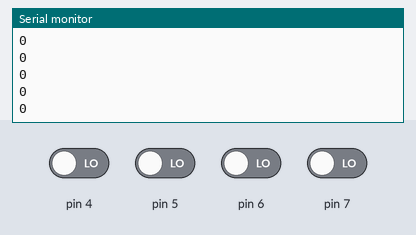
A sketch run on a simulated Arduino Uno, built with avr-gcc and run on an emulated ATmega328P. Shown: the last lines printed to the serial monitor. The inputs (shaded band) are chosen by the test bench; at power-on: pin 4–7 LOW.

Above: at 1.2 s.
1.3 s: pin 4 driven HIGH
At 2.0 s:
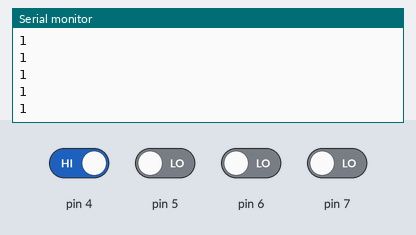
2.8 s: pin 5 driven HIGH
At 3.3 s:
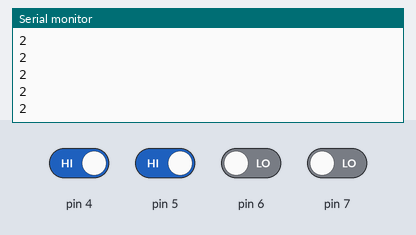
4.3 s: pin 6 driven HIGH
At 5.0 s:
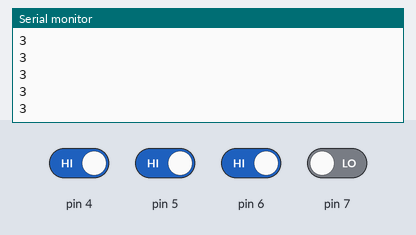
5.8 s: pin 7 driven HIGH
At 6.7 s:
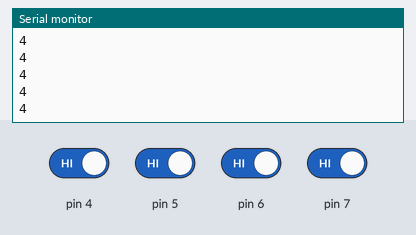
Timing chart, 0 to 7.8 s (numbered marks = the images above; inputs shaded):
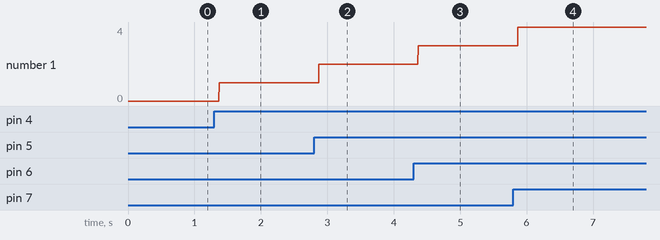

The sketch:

test2.ino
```cpp
void setup() {
  Serial.begin(9600);
  pinMode(4, INPUT);
  pinMode(5, INPUT);
  pinMode(6, INPUT);
  pinMode(7, INPUT);
}

void loop() {
  int p1 = digitalRead(4);
  int p2 = digitalRead(5);
  int p3 = digitalRead(6);
  int p4 = digitalRead(7);
  Serial.println(p1 + p2 + p3 + p4);
}
```

Measured:
- after the input at 1.3 s, the serial monitor: prints a new line after 0.07 s (image 1)
- after the input at 2.8 s, the serial monitor: prints a new line after 0.07 s (image 2)
- after the input at 4.3 s, the serial monitor: prints a new line after 0.07 s (image 3)
- after the input at 5.8 s, the serial monitor: prints a new line after 0.07 s (image 4)
- plotted number 1: 0 → 1 after the input at 1.3 s, 1 → 2 after the input at 2.8 s, 2 → 3 after the input at 4.3 s, 3 → 4 after the input at 5.8 s
